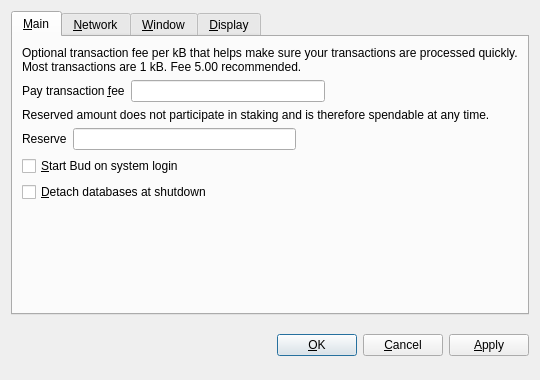
<?xml version="1.0" encoding="UTF-8"?>
<ui version="4.0">
 <class>OptionsDialog</class>
 <widget class="QDialog" name="OptionsDialog">
  <property name="geometry">
   <rect>
    <x>0</x>
    <y>0</y>
    <width>540</width>
    <height>380</height>
   </rect>
  </property>
  <property name="windowTitle">
   <string>Options</string>
  </property>
  <property name="autoFillBackground">
   <bool>true</bool>
  </property>
  <property name="modal">
   <bool>true</bool>
  </property>
  <layout class="QVBoxLayout" name="verticalLayout">
   <item>
    <widget class="QTabWidget" name="tabWidget">
     <property name="tabPosition">
      <enum>QTabWidget::North</enum>
     </property>
     <property name="currentIndex">
      <number>0</number>
     </property>
     <widget class="QWidget" name="tabMain">
      <attribute name="title">
       <string>&amp;Main</string>
      </attribute>
      <layout class="QVBoxLayout" name="verticalLayout_Main">
       <item>
        <widget class="QLabel" name="transactionFeeInfoLabel">
         <property name="text">
          <string>Optional transaction fee per kB that helps make sure your transactions are processed quickly. Most transactions are 1 kB. Fee 5.00 recommended.</string>
         </property>
         <property name="textFormat">
          <enum>Qt::PlainText</enum>
         </property>
         <property name="wordWrap">
          <bool>true</bool>
         </property>
        </widget>
       </item>
       <item>
        <layout class="QHBoxLayout" name="horizontalLayoutFee">
         <item>
          <widget class="QLabel" name="transactionFeeLabel">
           <property name="text">
            <string>Pay transaction &amp;fee</string>
           </property>
           <property name="textFormat">
            <enum>Qt::PlainText</enum>
           </property>
           <property name="buddy">
            <cstring>transactionFee</cstring>
           </property>
          </widget>
         </item>
         <item>
          <widget class="BitcoinAmountField" name="transactionFee"/>
         </item>
         <item>
          <spacer name="horizontalSpacerFee">
           <property name="orientation">
            <enum>Qt::Horizontal</enum>
           </property>
           <property name="sizeHint" stdset="0">
            <size>
             <width>40</width>
             <height>20</height>
            </size>
           </property>
          </spacer>
         </item>
        </layout>
       </item>
       <item>
        <widget class="QLabel" name="reserveBalanceInfoLabel">
         <property name="text">
          <string>Reserved amount does not participate in staking and is therefore spendable at any time.</string>
         </property>
         <property name="textFormat">
          <enum>Qt::PlainText</enum>
         </property>
         <property name="wordWrap">
          <bool>true</bool>
         </property>
        </widget>
       </item>
       <item>
        <layout class="QHBoxLayout" name="horizontalLayoutReserveBalance">
         <item>
          <widget class="QLabel" name="reserveBalanceLabel">
           <property name="text">
            <string>Reserve</string>
           </property>
           <property name="textFormat">
            <enum>Qt::PlainText</enum>
           </property>
           <property name="buddy">
            <cstring>reserveBalance</cstring>
           </property>
          </widget>
         </item>
         <item>
          <widget class="BitcoinAmountField" name="reserveBalance"/>
         </item>
         <item>
          <spacer name="horizontalSpacerReserveBalance">
           <property name="orientation">
            <enum>Qt::Horizontal</enum>
           </property>
           <property name="sizeHint" stdset="0">
            <size>
             <width>40</width>
             <height>20</height>
            </size>
           </property>
          </spacer>
         </item>
        </layout>
       </item>
       <item>
        <widget class="QCheckBox" name="bitcoinAtStartup">
         <property name="toolTip">
          <string>Automatically start Bud after logging in to the system.</string>
         </property>
         <property name="text">
          <string>&amp;Start Bud on system login</string>
         </property>
        </widget>
       </item>
       <item>
        <widget class="QCheckBox" name="detachDatabases">
         <property name="toolTip">
          <string>Detach block and address databases at shutdown. This means they can be moved to another data directory, but it slows down shutdown. The wallet is always detached.</string>
         </property>
         <property name="text">
          <string>&amp;Detach databases at shutdown</string>
         </property>
        </widget>
       </item>
       <item>
        <spacer name="verticalSpacer_Main">
         <property name="orientation">
          <enum>Qt::Vertical</enum>
         </property>
         <property name="sizeHint" stdset="0">
          <size>
           <width>20</width>
           <height>40</height>
          </size>
         </property>
        </spacer>
       </item>
      </layout>
     </widget>
     <widget class="QWidget" name="tabNetwork">
      <attribute name="title">
       <string>&amp;Network</string>
      </attribute>
      <layout class="QVBoxLayout" name="verticalLayout_Network">
       <item>
        <widget class="QCheckBox" name="mapPortUpnp">
         <property name="toolTip">
          <string>Automatically open the Bud client port on the router. This only works when your router supports UPnP and it is enabled.</string>
         </property>
         <property name="text">
          <string>Map port using &amp;UPnP</string>
         </property>
        </widget>
       </item>
       <item>
        <widget class="QCheckBox" name="connectSocks">
         <property name="toolTip">
          <string>Connect to the Bud network through a SOCKS proxy (e.g. when connecting through Tor).</string>
         </property>
         <property name="text">
          <string>&amp;Connect through SOCKS proxy:</string>
         </property>
        </widget>
       </item>
       <item>
        <layout class="QHBoxLayout" name="horizontalLayout_Network">
         <item>
          <widget class="QLabel" name="proxyIpLabel">
           <property name="text">
            <string>Proxy &amp;IP:</string>
           </property>
           <property name="textFormat">
            <enum>Qt::PlainText</enum>
           </property>
           <property name="buddy">
            <cstring>proxyIp</cstring>
           </property>
          </widget>
         </item>
         <item>
          <widget class="QValidatedLineEdit" name="proxyIp">
           <property name="maximumSize">
            <size>
             <width>140</width>
             <height>16777215</height>
            </size>
           </property>
           <property name="toolTip">
            <string>IP address of the proxy (e.g. 127.0.0.1)</string>
           </property>
          </widget>
         </item>
         <item>
          <widget class="QLabel" name="proxyPortLabel">
           <property name="text">
            <string>&amp;Port:</string>
           </property>
           <property name="textFormat">
            <enum>Qt::PlainText</enum>
           </property>
           <property name="buddy">
            <cstring>proxyPort</cstring>
           </property>
          </widget>
         </item>
         <item>
          <widget class="QLineEdit" name="proxyPort">
           <property name="maximumSize">
            <size>
             <width>55</width>
             <height>16777215</height>
            </size>
           </property>
           <property name="toolTip">
            <string>Port of the proxy (e.g. 9050)</string>
           </property>
          </widget>
         </item>
         <item>
          <widget class="QLabel" name="socksVersionLabel">
           <property name="text">
            <string>SOCKS &amp;Version:</string>
           </property>
           <property name="textFormat">
            <enum>Qt::PlainText</enum>
           </property>
           <property name="buddy">
            <cstring>socksVersion</cstring>
           </property>
          </widget>
         </item>
         <item>
          <widget class="QValueComboBox" name="socksVersion">
           <property name="toolTip">
            <string>SOCKS version of the proxy (e.g. 5)</string>
           </property>
          </widget>
         </item>
         <item>
          <spacer name="horizontalSpacer_Network">
           <property name="orientation">
            <enum>Qt::Horizontal</enum>
           </property>
           <property name="sizeHint" stdset="0">
            <size>
             <width>40</width>
             <height>20</height>
            </size>
           </property>
          </spacer>
         </item>
        </layout>
       </item>
       <item>
        <spacer name="verticalSpacer_Network">
         <property name="orientation">
          <enum>Qt::Vertical</enum>
         </property>
         <property name="sizeHint" stdset="0">
          <size>
           <width>20</width>
           <height>40</height>
          </size>
         </property>
        </spacer>
       </item>
      </layout>
     </widget>
     <widget class="QWidget" name="tabWindow">
      <attribute name="title">
       <string>&amp;Window</string>
      </attribute>
      <layout class="QVBoxLayout" name="verticalLayout_Window">
       <item>
        <widget class="QCheckBox" name="minimizeToTray">
         <property name="toolTip">
          <string>Show only a tray icon after minimizing the window.</string>
         </property>
         <property name="text">
          <string>&amp;Minimize to the tray instead of the taskbar</string>
         </property>
        </widget>
       </item>
       <item>
        <widget class="QCheckBox" name="minimizeOnClose">
         <property name="toolTip">
          <string>Minimize instead of exit the application when the window is closed. When this option is enabled, the application will be closed only after selecting Quit in the menu.</string>
         </property>
         <property name="text">
          <string>M&amp;inimize on close</string>
         </property>
        </widget>
       </item>
       <item>
        <spacer name="verticalSpacer_Window">
         <property name="orientation">
          <enum>Qt::Vertical</enum>
         </property>
         <property name="sizeHint" stdset="0">
          <size>
           <width>20</width>
           <height>40</height>
          </size>
         </property>
        </spacer>
       </item>
      </layout>
     </widget>
     <widget class="QWidget" name="tabDisplay">
      <attribute name="title">
       <string>&amp;Display</string>
      </attribute>
      <layout class="QVBoxLayout" name="verticalLayout_Display">
       <item>
        <layout class="QHBoxLayout" name="horizontalLayout_1_Display">
         <item>
          <widget class="QLabel" name="langLabel">
           <property name="text">
            <string>User Interface &amp;language:</string>
           </property>
           <property name="textFormat">
            <enum>Qt::PlainText</enum>
           </property>
           <property name="buddy">
            <cstring>lang</cstring>
           </property>
          </widget>
         </item>
         <item>
          <widget class="QValueComboBox" name="lang">
           <property name="toolTip">
            <string>The user interface language can be set here. This setting will take effect after restarting Bud.</string>
           </property>
          </widget>
         </item>
        </layout>
       </item>
       <item>
        <layout class="QHBoxLayout" name="horizontalLayout_2_Display">
         <item>
          <widget class="QLabel" name="unitLabel">
           <property name="text">
            <string>&amp;Unit to show amounts in:</string>
           </property>
           <property name="textFormat">
            <enum>Qt::PlainText</enum>
           </property>
           <property name="buddy">
            <cstring>unit</cstring>
           </property>
          </widget>
         </item>
         <item>
          <widget class="QValueComboBox" name="unit">
           <property name="toolTip">
            <string>Choose the default subdivision unit to show in the interface and when sending coins.</string>
           </property>
          </widget>
         </item>
        </layout>
       </item>
       <item>
        <widget class="QCheckBox" name="displayAddresses">
         <property name="toolTip">
          <string>Whether to show Bud addresses in the transaction list or not.</string>
         </property>
         <property name="text">
          <string>&amp;Display addresses in transaction list</string>
         </property>
        </widget>
       </item>
       <item>
        <widget class="QCheckBox" name="coinControlFeatures">
         <property name="toolTip">
          <string>Whether to show coin control features or not.</string>
         </property>
         <property name="text">
          <string>Display coin &amp;control features (experts only!)</string>
         </property>
        </widget>
       </item>
       <item>
        <spacer name="verticalSpacer_Display">
         <property name="orientation">
          <enum>Qt::Vertical</enum>
         </property>
         <property name="sizeHint" stdset="0">
          <size>
           <width>20</width>
           <height>40</height>
          </size>
         </property>
        </spacer>
       </item>
      </layout>
     </widget>
    </widget>
   </item>
   <item>
    <layout class="QHBoxLayout" name="horizontalLayout_Buttons">
     <item>
      <spacer name="horizontalSpacer_1">
       <property name="orientation">
        <enum>Qt::Horizontal</enum>
       </property>
       <property name="sizeHint" stdset="0">
        <size>
         <width>40</width>
         <height>48</height>
        </size>
       </property>
      </spacer>
     </item>
     <item>
      <widget class="QLabel" name="statusLabel">
       <property name="font">
        <font>
         <weight>75</weight>
         <bold>true</bold>
        </font>
       </property>
       <property name="text">
        <string/>
       </property>
       <property name="textFormat">
        <enum>Qt::PlainText</enum>
       </property>
       <property name="wordWrap">
        <bool>true</bool>
       </property>
      </widget>
     </item>
     <item>
      <spacer name="horizontalSpacer_2">
       <property name="orientation">
        <enum>Qt::Horizontal</enum>
       </property>
       <property name="sizeHint" stdset="0">
        <size>
         <width>40</width>
         <height>48</height>
        </size>
       </property>
      </spacer>
     </item>
     <item>
      <widget class="QPushButton" name="okButton">
       <property name="text">
        <string>&amp;OK</string>
       </property>
      </widget>
     </item>
     <item>
      <widget class="QPushButton" name="cancelButton">
       <property name="text">
        <string>&amp;Cancel</string>
       </property>
       <property name="autoDefault">
        <bool>false</bool>
       </property>
      </widget>
     </item>
     <item>
      <widget class="QPushButton" name="applyButton">
       <property name="text">
        <string>&amp;Apply</string>
       </property>
       <property name="autoDefault">
        <bool>false</bool>
       </property>
      </widget>
     </item>
    </layout>
   </item>
  </layout>
 </widget>
 <customwidgets>
  <customwidget>
   <class>QValidatedLineEdit</class>
   <extends>QLineEdit</extends>
   <header>qvalidatedlineedit.h</header>
  </customwidget>
  <customwidget>
   <class>BitcoinAmountField</class>
   <extends>QLineEdit</extends>
   <header>bitcoinamountfield.h</header>
   <container>1</container>
  </customwidget>
  <customwidget>
   <class>QValueComboBox</class>
   <extends>QComboBox</extends>
   <header>qvaluecombobox.h</header>
  </customwidget>
 </customwidgets>
 <resources/>
 <connections/>
</ui>
